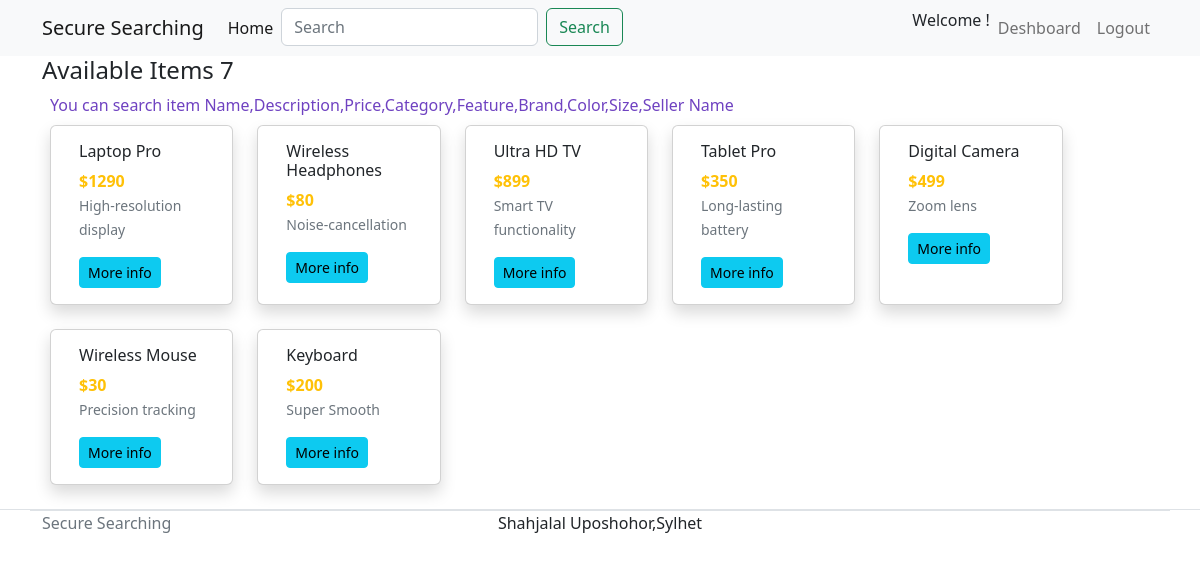
The app's page / (signed in) with its own data.
### content/models.py (models this page shows, shortened)
class Content(models.Model):
    name = models.CharField(max_length=50 , unique=True)
    slug = models.SlugField(max_length=50, unique=True)
    brand = models.CharField(max_length=20)
    category = models.CharField(max_length=20)
    description = models.TextField()
    features = models.CharField(max_length=50)
    price = models.IntegerField()   # 120.65
    colors = models.CharField(max_length=10)
    sizes = models.CharField(max_length=10)
    availability = models.BooleanField(default=False,blank=True)
    rating = models.IntegerField(choices=[(i, i) for i in range(1, 6)])
    num_reviews = models.IntegerField()
    seller_name = models.CharField(max_length=50)
    seller_rating = models.IntegerField(choices=[(i, i) for i in range(1, 6)])
    img = models.ImageField(upload_to='photos/content', blank=True)
    created_at=models.DateTimeField(auto_now_add=True)
    updated_at=models.DateTimeField(auto_now=True)

### secure_searching/views.py (the view)
# urls.py: 2. Add a URL to urlpatterns:  path('', views.home, name='home')
def home(request):
    contents = Content.objects.all()
    count = contents.count()
    context={'contents':contents,'count':count}
    return render(request, 'home.html',context)

### templates/home.html (shortened to what this page needs)
{% extends 'base.html' %}
{% load static %}
{% block content %}
<section class="section-name padding-y-sm">
	<div class="container">
	   <h4 class="title-page">Available Items {{count}} </h4>
	   {% if count %}
	   <p class='m-2' style='color:#6f42c1'>You can search item Name,Description,Price,Category,Feature,Brand,Color,Size,Seller Name</p>
	   {% endif %}
	   <div class="row me-2 ms-2">
		  {% for item in contents %}
		  <div class="card shadow bg-body rounded me-4 mb-4 col-lg-2 col-md-4 col-sm-6">
			 <div class="card-body">
				<h6 class="card-title">{{item.name}}</h6>
				<strong class="card-text text-warning">${{item.price}}</strong>
				<p class="card-text"><small class="text-muted">{{item.features}}</small></p>
				<a  class="btn btn-info btn-sm " href="{% url 'item-detail' item.id %}">More info</a>
			 </div>
		  </div>
		  {% endfor %}
	   </div>
	</div>
 </section>
 {% endblock %}

### records on screen
Content: name "Laptop Pro", price "1290", features "High-resolution display"
Content: name "Wireless Headphones", price "80", features "Noise-cancellation"
Content: name "Ultra HD TV", price "899", features "Smart TV functionality"
Content: name "Tablet Pro", price "350", features "Long-lasting battery"
Content: name "Digital Camera", price "499", features "Zoom lens"
Content: name "Wireless Mouse", price "30", features "Precision tracking"
Content: name "Keyboard", price "200", features "Super Smooth"

### other values on screen
{{ count }} "7"
